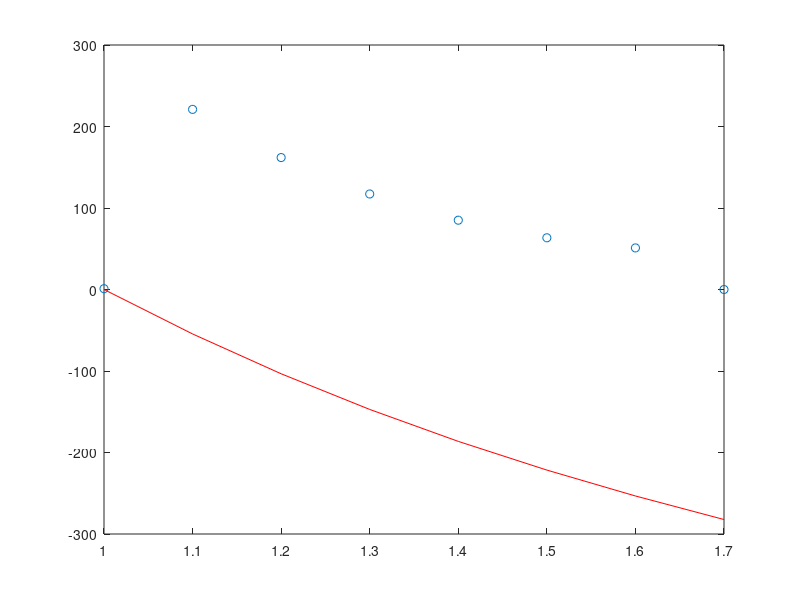

This chart was generated by the following MATLAB code:
function minimosCuadrados

  clear;
  clc;

  x0 = 1;
  xf = 1.7;
  dx = 0.1;
  y = [1;221.0171;161.8879;117.2008;85.0381;63.4547;51.0327;0];
  it = 1;
  a = [-2070.2; 5443.6; -3325.5];

  x = x0:dx:xf;

  phi = phi(x);

  p = phi * a

  phi
  x

  plot(x,y,'o')
  hold on
  plot(x,p,'r')
  hold off
endfunction
%---------------------------------------------------------------------------
function phi = phi(x)

  for i = 1:3

    phi( : , i ) = 1/(x(:).^i-1);

  endfor

endfunction
